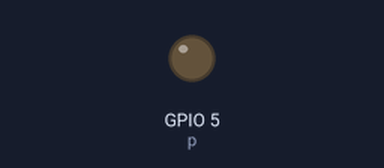
Bench run of a program on a simulated Raspberry Pi (BCM pin numbers). Parts: output pins drawn as LEDs (lit = HIGH).

Above: at 0.05 s.
At 0.95 s:
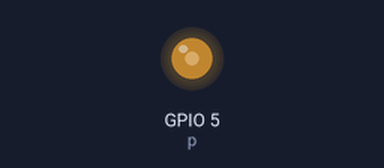
At 1.9 s:
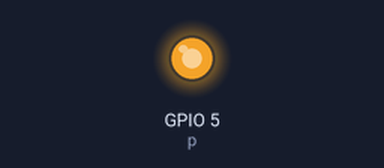
At 3.8 s:
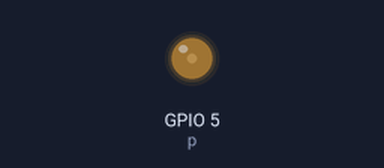
Timing chart, 0 to 5.5 s (numbered marks = the images above):
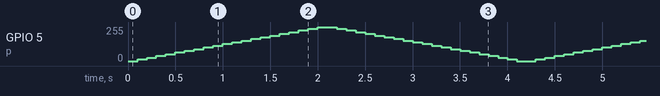

The program:

dim_led.py
```python
import time
import RPi.GPIO as GPIO
#GPIO.setmode(GPIO.BOARD)
GPIO.setmode(GPIO.BCM)
#GPIO.setup(12, GPIO.OUT)
GPIO.setup(5, GPIO.OUT)

'''p = GPIO.PWM(12, 50)  # channel=12 frequency=50Hz'''
p = GPIO.PWM(5, 50)  # channel=5 frequency=50Hz
p.start(0)
try:
    while 1:
        for dc in range(0, 101, 5):
            p.ChangeDutyCycle(dc)
            time.sleep(0.1)
        for dc in range(100, -1, -5):
            p.ChangeDutyCycle(dc)
            time.sleep(0.1)
except KeyboardInterrupt:
    pass
p.stop()
GPIO.cleanup()
```
